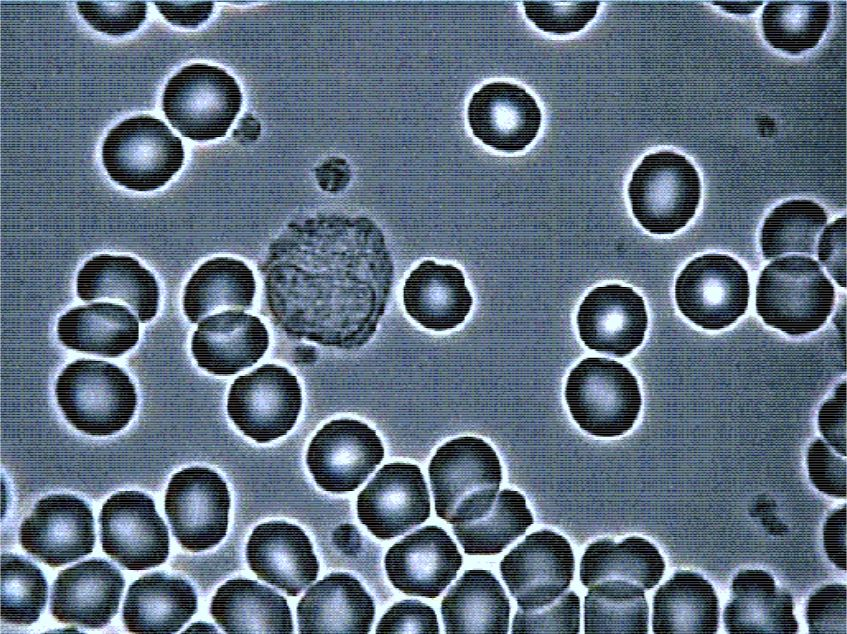
#> input picture images/1.jpg, 847 x 634 px
$ jupyter execute blood-cell-count.ipynb   (older library calls are emulated)
#> lines starting #> are read from the running program, lines starting #| are printed output that depends on the picture
#> further down, img is the input picture: shape (634, 847, 3); mean B, G, R 126.9, 110, 94.3
[cell 1]
import cv2
import numpy as np
from matplotlib import pyplot as plt

# Blood Cell Count

* RBCs — red blood cells
* WBCs — white blood cells

[cell 2]
def detect_and_count_blood_cells(img):
    img_copy = img.copy()
    blur = cv2.GaussianBlur(img, (17,17), 0)
    gray = cv2.cvtColor(blur, cv2.COLOR_BGR2GRAY)
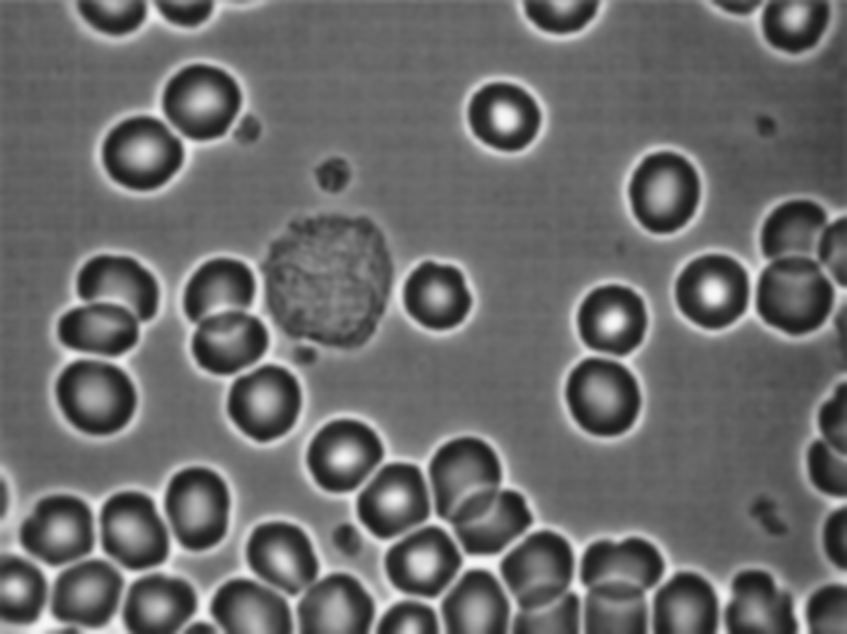
#> gray: shape (634, 847); min 24, max 248, mean 107.1

    sobelx = cv2.Sobel(gray, cv2.CV_64F, 1, 0, ksize=3)
    sobelx_scale = cv2.convertScaleAbs(sobelx)
    sobely = cv2.Sobel(gray, cv2.CV_64F, 0, 1, ksize=3)
    sobely_scale = cv2.convertScaleAbs(sobely)

    grade_weighted = cv2.addWeighted(sobelx_scale, 0.5, sobely_scale, 0.5, 0)
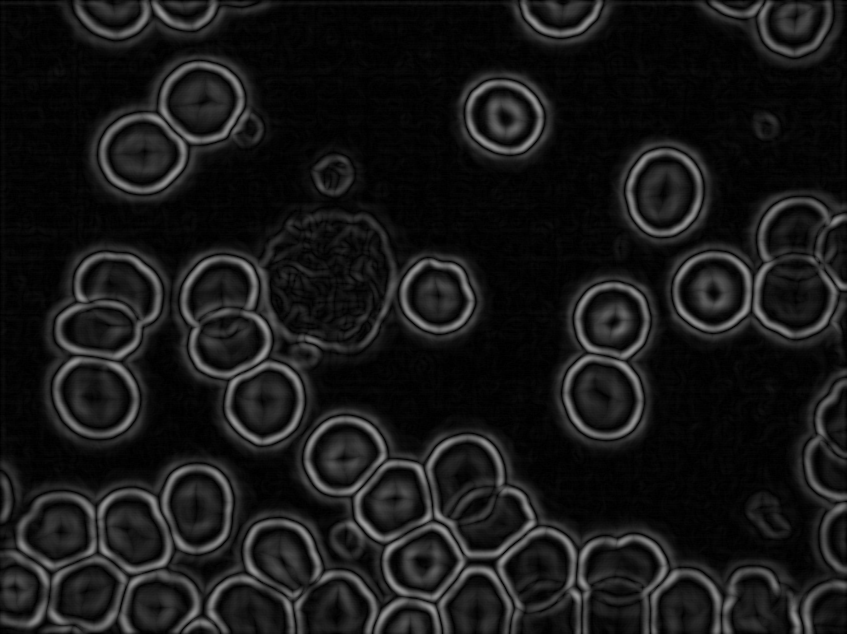
#> grade_weighted: shape (634, 847); min 0, max 158, mean 24

    plt.axis('off')
    plt.imshow(cv2.cvtColor(grade_weighted, cv2.COLOR_GRAY2RGB))
    plt.figure()

    rows = grade_weighted.shape[0]
#> rows = 634
    rbcs = cv2.HoughCircles(grade_weighted, cv2.HOUGH_GRADIENT, 1, rows / 15,
                            param1=100, param2=30, minRadius=23, maxRadius=50)
#> rbcs = 41 rows, first 8: [711.5, 290.5, 41.6], [140.5, 151.5, 41.6], [605.5, 396.5, 44.9], [95.5, 395.5, 43.8], [344.5, 456.5, 40.5], [201.5, 101.5, 41.6], [437.5, 294.5, 37.2], [609.5, 318.5, 42.7]

    grade_weighted_without_rbcs = grade_weighted.copy()

    if rbcs is not None:
        rbcs = np.uint16(np.around(rbcs))
#> rbcs = 41 rows, first 8: [712, 290, 42], [140, 152, 42], [606, 396, 45], [96, 396, 44], [344, 456, 40], [202, 102, 42], [438, 294, 37], [610, 318, 43]
        for i in rbcs[0, :]:
            center = (i[0], i[1])
            # circle center
            cv2.circle(img_copy, center, 1, (0, 0, 255), 3)
            # circle outline
            radius = i[2]
            cv2.circle(img_copy, center, radius, (0, 255, 0), 3)
            # fill rbc
            cv2.circle(grade_weighted_without_rbcs, center, (radius // 2) + 10, (0, 0, 0), radius)
#> this loop made 41 passes
#> (center, radius) on passes 1 to 12: ((712, 290), 42), ((140, 152), 42), ((606, 396), 45), ((96, 396), 44), ((344, 456), 40), ((202, 102), 42), ((438, 294), 37), ((610, 318), 43), ((794, 294), 43), ((422, 560), 40), ((264, 400), 40), ((506, 112), 40)
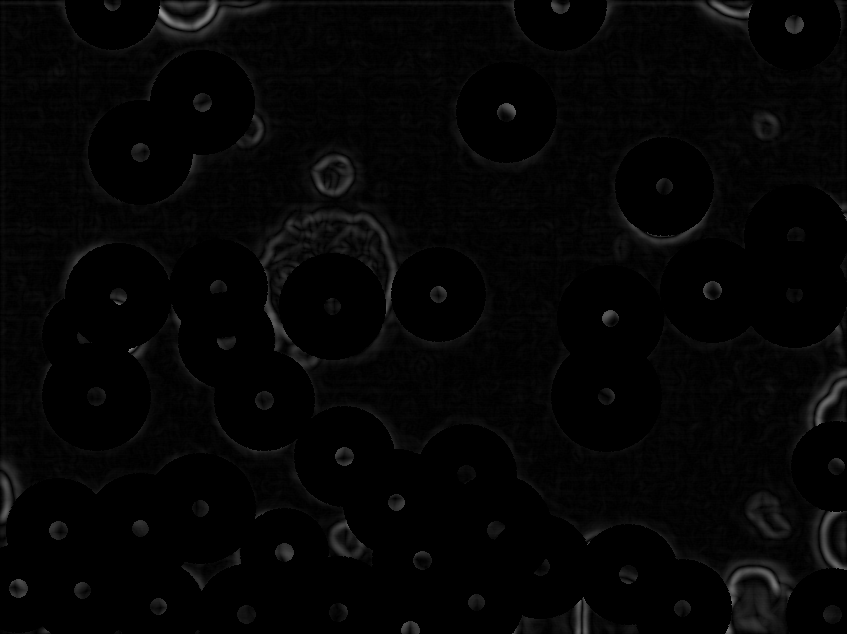
#> grade_weighted_without_rbcs: shape (634, 847); min 0, max 149, mean 4.7
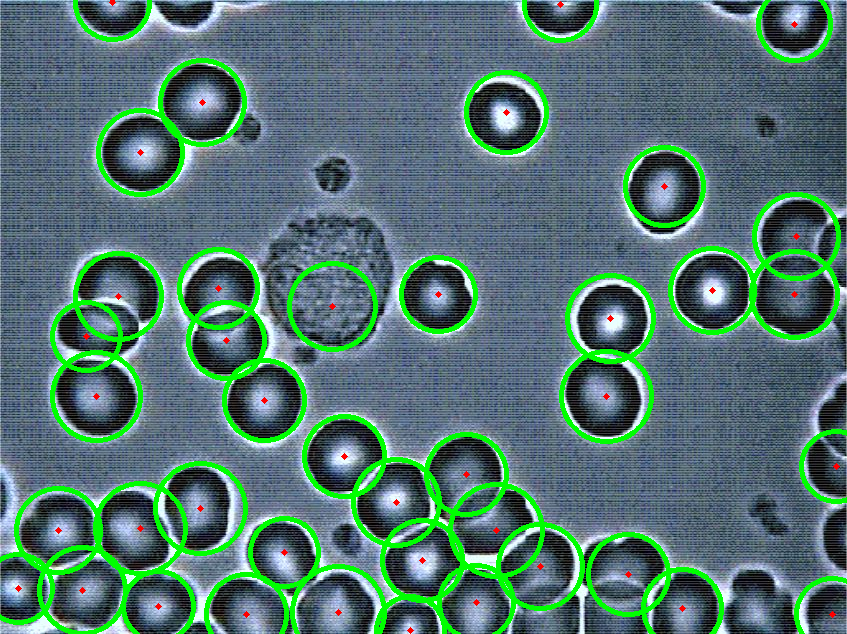
#> img_copy: shape (634, 847, 3); mean B, G, R 111.5, 116.9, 82

    print('RBC count: %i' % (0 if rbcs is None else rbcs.shape[1]))
#| RBC count: 41


    rows = grade_weighted_without_rbcs.shape[0]
    wbcs = cv2.HoughCircles(grade_weighted_without_rbcs, cv2.HOUGH_GRADIENT, 1, rows / 15,
                            param1=100, param2=30, minRadius=51, maxRadius=80)
#> wbcs = None

    if wbcs is not None:
        wbcs = np.uint16(np.around(wbcs))
        for i in wbcs[0, :]:
            center = (i[0], i[1])
            # circle center
            cv2.circle(img_copy, center, 1, (0, 0, 255), 3)
            # circle outline
            radius = i[2]
            cv2.circle(img_copy, center, radius, (255, 0, 0), 3)

    print('WBC count: %i' % (0 if wbcs is None else wbcs.shape[1]))
#| WBC count: 0

    plt.axis('off')
    plt.imshow(cv2.cvtColor(img_copy, cv2.COLOR_BGR2RGB))

[cell 3]
img = cv2.imread('images/1.jpg')
plt.axis('off')
plt.imshow(cv2.cvtColor(img, cv2.COLOR_BGR2RGB))
plt.figure()

detect_and_count_blood_cells(img)

[cell 4]
img = cv2.imread('images/2.jpg')
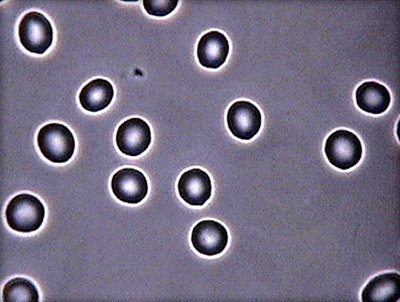
#> input picture images/2.jpg, 400 x 302 px
#> img is the input picture: shape (302, 400, 3); mean B, G, R 131.9, 110.5, 116.7
plt.axis('off')
plt.imshow(cv2.cvtColor(img, cv2.COLOR_BGR2RGB))
plt.figure()

detect_and_count_blood_cells(img)
#> in detect_and_count_blood_cells (call 2), `gray = cv2.cvtColor(blur, cv2.COLOR_BGR2GRAY)`:
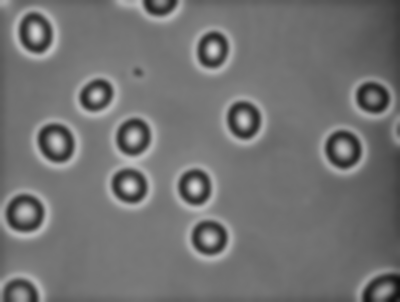
#> gray: shape (302, 400); min 15, max 222, mean 114.8
#> in detect_and_count_blood_cells (call 2), `sobely = cv2.Sobel(gray, cv2.CV_64F, 0, 1, ksize=3)`:
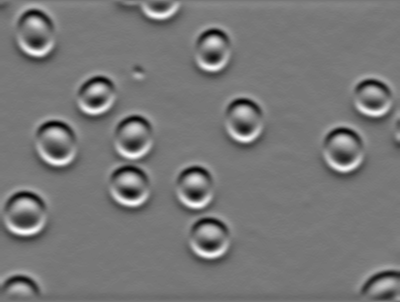
#> sobely: shape (302, 400) float64; min -176, max 198, mean -0.1; drawn with min black and max white
#> in detect_and_count_blood_cells (call 2), `grade_weighted = cv2.addWeighted(sobelx_scale, 0.5, sobely_scale, 0.5,..`:
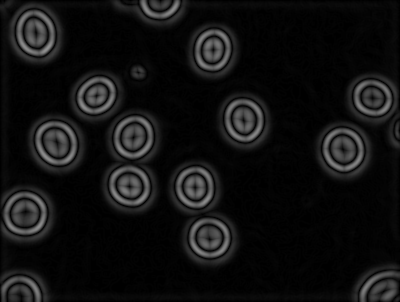
#> grade_weighted: shape (302, 400); min 0, max 145, mean 17.2
#> in detect_and_count_blood_cells (call 2), `rbcs = cv2.HoughCircles(grade_weighted, cv2.HOUGH_GRADIENT, 1, rows / ..`: rbcs = 15 rows, first 8: [127.5, 184.5, 25.7], [24.5, 212.5, 23.9], [343.5, 149.5, 23.5], [37.5, 33.5, 23.5], [54.5, 141.5, 23.8], [371.5, 99.5, 26.6], [131.5, 134.5, 23.5], [194.5, 186.5, 25.8]
#> in detect_and_count_blood_cells (call 2), `rbcs = np.uint16(np.around(rbcs))`: rbcs = 15 rows, first 8: [128, 184, 26], [24, 212, 24], [344, 150, 24], [38, 34, 24], [54, 142, 24], [372, 100, 27], [132, 134, 24], [194, 186, 26]
#> the loop in detect_and_count_blood_cells (call 2), `for i in rbcs[0, :]:` made 15 passes
#> (center, radius) on passes 1 to 12: ((128, 184), 26), ((24, 212), 24), ((344, 150), 24), ((38, 34), 24), ((54, 142), 24), ((372, 100), 27), ((132, 134), 24), ((194, 186), 26), ((240, 118), 24), ((104, 106), 34), ((206, 48), 25), ((388, 300), 29)
#> after the loop in detect_and_count_blood_cells (call 2), `for i in rbcs[0, :]:`:
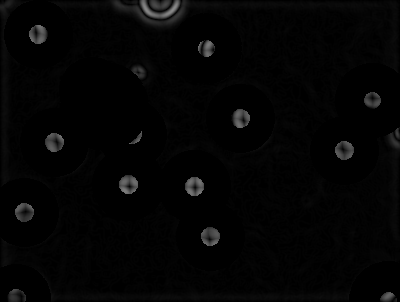
#> grade_weighted_without_rbcs: shape (302, 400); min 0, max 137, mean 4.1
#> after the loop in detect_and_count_blood_cells (call 2), `for i in rbcs[0, :]:`:
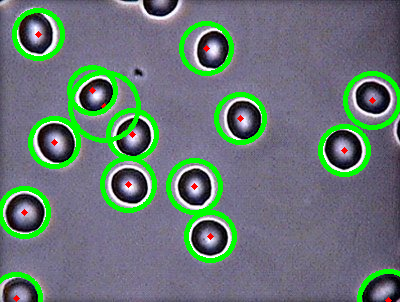
#> img_copy: shape (302, 400, 3); mean B, G, R 116.7, 119.7, 103.5
#| RBC count: 15
#| WBC count: 0
